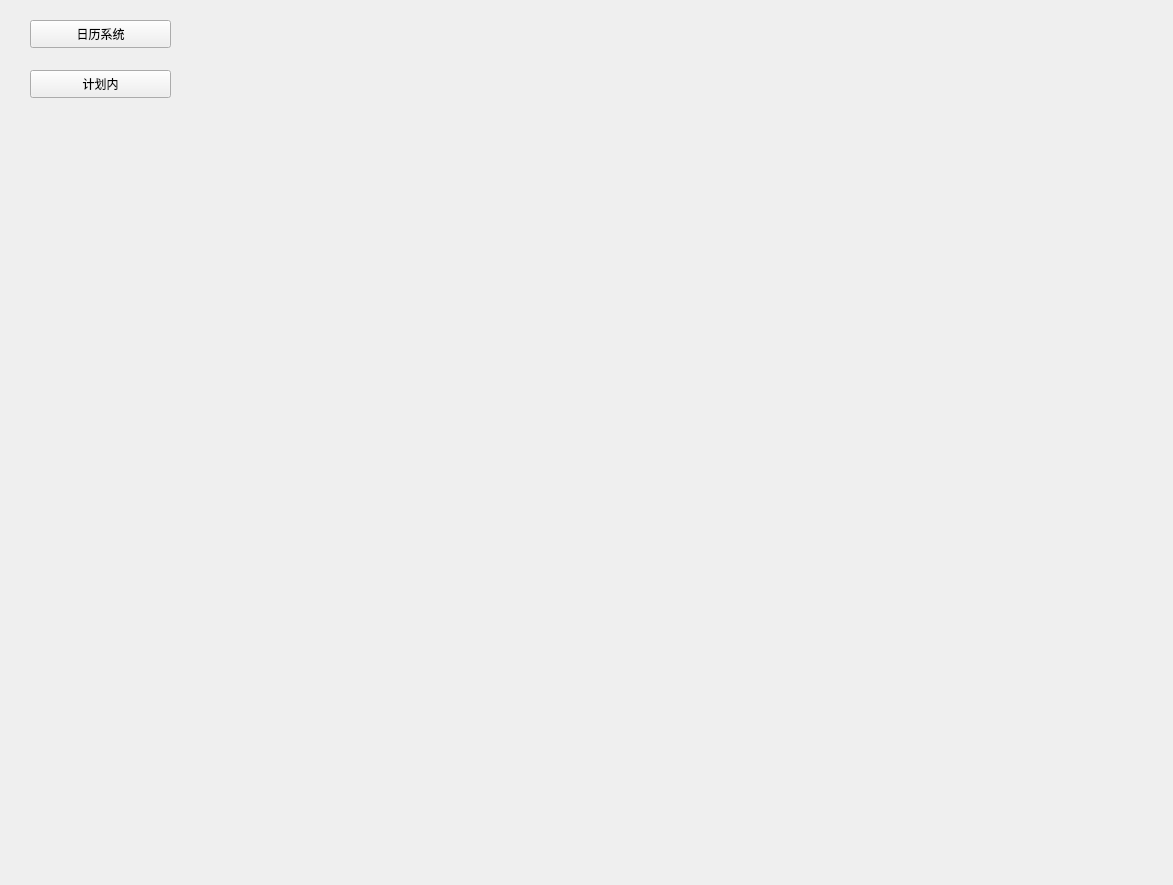
<?xml version="1.0" encoding="UTF-8"?>
<ui version="4.0">
 <class>panel</class>
 <widget class="QWidget" name="panel">
  <property name="geometry">
   <rect>
    <x>0</x>
    <y>0</y>
    <width>1173</width>
    <height>885</height>
   </rect>
  </property>
  <property name="font">
   <font>
    <family>黑体</family>
   </font>
  </property>
  <property name="windowTitle">
   <string>Form</string>
  </property>
  <widget class="QStackedWidget" name="stackedWidget">
   <property name="geometry">
    <rect>
     <x>210</x>
     <y>0</y>
     <width>954</width>
     <height>885</height>
    </rect>
   </property>
   <widget class="QWidget" name="page"/>
   <widget class="QWidget" name="page_2"/>
  </widget>
  <widget class="QPushButton" name="pushButton">
   <property name="geometry">
    <rect>
     <x>30</x>
     <y>20</y>
     <width>141</width>
     <height>28</height>
    </rect>
   </property>
   <property name="text">
    <string>日历系统</string>
   </property>
  </widget>
  <widget class="QPushButton" name="pushButton_2">
   <property name="geometry">
    <rect>
     <x>30</x>
     <y>70</y>
     <width>141</width>
     <height>28</height>
    </rect>
   </property>
   <property name="text">
    <string>计划内</string>
   </property>
  </widget>
 </widget>
 <resources/>
 <connections/>
</ui>
